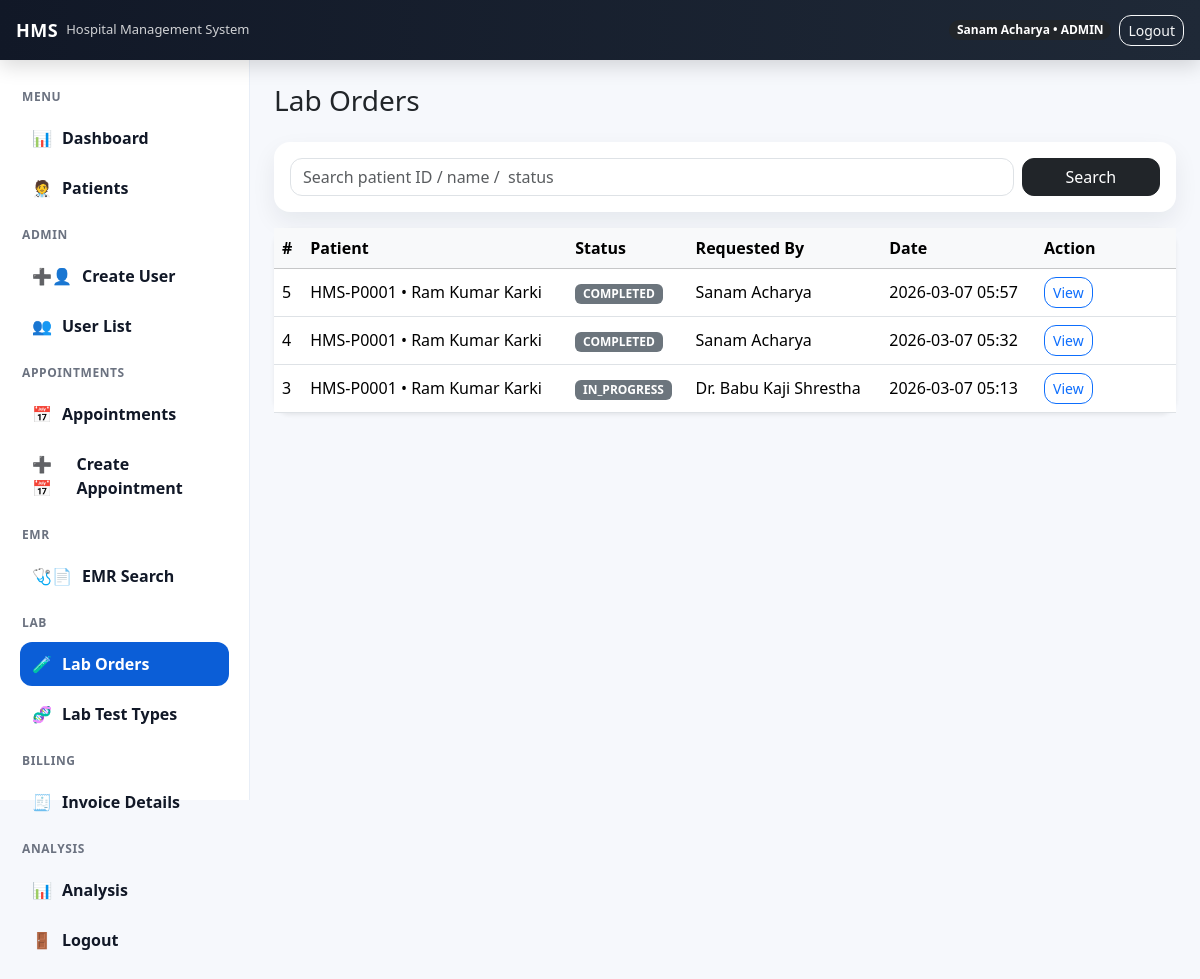
Screenshot of /lab/orders/ (signed in) with the database file from the repository.
### accounts/models.py (models this page shows, shortened)
class User(AbstractUser):
    class Role(models.TextChoices):
        ADMIN = 'ADMIN', 'Admin'
        DOCTOR = 'DOCTOR', 'Doctor'
        NURSE = 'NURSE', 'Nurse'
        RECEPTION = 'RECEPTION', 'Reception'
        LAB = 'LAB', 'Lab'
        PHARMACY = 'PHARMACY', 'Pharmacy'
        HR = 'HR', 'HR'
        CASHIER = "CASHIER", "Cashier"
        ACCOUNTANT = "ACCOUNTANT", "Accountant"
    full_name = models.CharField(max_length=150)
    phone_number = models.CharField(max_length=20, blank=True)
    email = models.EmailField(unique=True)
    role = models.CharField(max_length=20, choices=Role.choices, default=Role.RECEPTION)
    department = models.ForeignKey(
        Department, on_delete=models.SET_NULL, null=True, blank=True
    )
    specialization = models.ForeignKey(
        "Specialization",
        on_delete=models.SET_NULL,
        null=True,
        blank=True,
        related_name="doctors"
    )

class LabOrder(models.Model):
    class Status(models.TextChoices):
        REQUESTED = "REQUESTED", "Requested"
        SAMPLE_COLLECTED = "SAMPLE_COLLECTED", "Sample Collected"
        IN_PROGRESS = "IN_PROGRESS", "In Progress"
        COMPLETED = "COMPLETED", "Completed"
        CANCELLED = "CANCELLED", "Cancelled"
    patient = models.ForeignKey("Patient", on_delete=models.CASCADE, related_name="lab_orders")
    requested_by = models.ForeignKey(settings.AUTH_USER_MODEL, on_delete=models.SET_NULL, null=True, related_name="lab_requests")
    status = models.CharField(max_length=30, choices=Status.choices, default=Status.REQUESTED)
    notes = models.TextField(blank=True, default="")
    created_at = models.DateTimeField(auto_now_add=True)
    updated_at = models.DateTimeField(auto_now_add=True)

class Patient(models.Model):
    patient_id = models.CharField(max_length=20, unique=True, editable=False)
    full_name = models.CharField(max_length=150)
    phone_number = models.CharField(max_length=20, blank=True)
    email = models.EmailField(blank=True, null=True)
    address = models.CharField(max_length=255, blank=True)
    gender = models.CharField(max_length=10, choices=[("MALE", "Male"), ("FEMALE", "Female"), ("OTHER", "Other")], blank=True)
    dob = models.DateField(blank=True, null=True)
    created_at = models.DateTimeField(auto_now_add=True)
    assigned_doctor = models.ForeignKey(
        settings.AUTH_USER_MODEL,
        on_delete=models.SET_NULL,
        null=True,
        blank=True,
        related_name="assigned_patients",
        limit_choices_to={"role": "DOCTOR"}
    )

### accounts/views.py (the view)
# urls.py: path("lab/orders/", lab_order_list_view, name="lab_order_list"),
@login_required
@roles_required("ADMIN", "RECEPTION", "DOCTOR", "NURSE", "LAB")
def lab_order_list_view(request):
    q = (request.GET.get("q") or "").strip()
    orders = LabOrder.objects.select_related("patient", "requested_by").order_by("-id")
    if request.user.role in ["DOCTOR", "NURSE"]:
        orders = orders.filter(patient__assigned_doctor=request.user)
    if q:
        orders = orders.filter(
            Q(patient__patient_id__icontains=q) |
            Q(patient__full_name__icontains=q) |
            Q(status__icontains=q)
        )
    return render(request, "accounts/lab_order_list.html", {"orders": orders, "q": q})

### templates/accounts/lab_order_list.html
{% extends "base.html" %}
{% block content %}
<div class="d-flex justify-content-between align-items-center mb-3">
    <h3 calss="fw-bold mb-0">Lab Orders</h3>
</div>
<form method="get" class="card p-3 mb-3">
    <div class="row g-2">
        <div class="col-md-10">
            <input class="form-control" name="q" value="{{ q }}" placeholder="Search patient ID / name /  status">
        </div>
        <div class="col-md-2 d-grid">
            <button class="btn btn-dark">Search</button>
        </div>
    </div>
</form>
<div class="card shadow-sm">
    <div class="table-responsive">
        <table class="table table-hover mb-0 align-middle">
            <thead class="table-light">
                <tr>
                    <th>#</th>
                    <th>Patient</th>
                    <th>Status</th>
                    <th>Requested By</th>
                    <th>Date</th>
                    <th style="width:140px;">Action</th>
                </tr>
            </thead>
            <tbody>
                {% for o in orders %}
                    <tr>
                        <td>{{ o.id }}</td>
                        <td>{{ o.patient.patient_id }} • {{ o.patient.full_name }}</td>
                        <td><span class="badge text-bg-secondary">{{ o.status }}</span></td>
                        <td>{{ o.requested_by.full_name|default:"-"}}</td>
                        <td>{{ o.created_at|date:"Y-m-d H:i" }}</td>
                        <td><a class="btn btn-sm btn-outline-primary" href="{% url 'lab_order_detail' o.id %}">View</a></td>
                    </tr>
                {% empty %}
                    <tr><td colspan="6" class="text-center text-muted py-4">No lab orders.</td></tr>
                {% endfor %}
            </tbody>
        </table>
    </div>
</div>
{% endblock %}

### templates/base.html (shortened to what this page needs)
{% load static %}
<!doctype html>
<html lang="en">
<head>
  <link href="https://cdn.jsdelivr.net/npm/bootstrap@5.3.3/dist/css/bootstrap.min.css" rel="stylesheet">
  <link rel="stylesheet" href="{% static 'css/style.css' %}">
</head>
<body class="hms-body">
  <header class="hms-topbar">
    <div class="container-fluid d-flex align-items-center justify-content-between px-3">
      <div class="d-flex align-items-center gap-2">
        <div class="hms-brand">HMS</div>
        <span class="hms-subtitle">Hospital Management System</span>
      </div>
      <div class="d-flex align-items-center gap-2">
        {% if user.is_authenticated %}
          <span class="badge rounded-pill text-bg-dark">
            {{ user.full_name }} • {{ user.role }}
          </span>
          <a class="btn btn-sm btn-outline-light" href="{% url 'logout' %}">Logout</a>
        {% else %}
          <a class="btn btn-sm btn-outline-light" href="{% url 'login' %}">Login</a>
        {% endif %}
      </div>
    </div>
  </header>
  <div class="hms-layout">
    {% if user.is_authenticated %}
      {% include "partials/sidebar.html" %}
    {% endif %}
    <main class="hms-main">
      <div class="container-fluid p-4">
        {% block content %}{% endblock %}
      </div>
    </main>
  </div>
</body>
</html>

### static/css/style.css (style rules this page uses)
html, body { height: 100%; }
.hms-body { background: #f6f8fc; margin: 0; font-family: system-ui, -apple-system, Segoe UI, Roboto, Arial, sans-serif; padding-top: 60px; }
.hms-topbar { height: 60px; background: linear-gradient(90deg, #111827, #1f2937); color: #fff; display: flex; align-items: center; position: fixed; top: 0; left: 0; right: 0; z-index: 9999; box-shadow: 0 6px 20px rgba(0,0,0,0.15); }
.hms-brand { font-weight: 800; letter-spacing: 0.5px; font-size: 18px; }
.hms-subtitle { font-size: 13px; opacity: 0.8; }
.hms-layout { display: flex; min-height: 100vh; }
.hms-main { flex: 1; height: calc(100vh - 60px); overflow: auto; }
.card { border: 0; border-radius: 16px; box-shadow: 0 10px 25px rgba(16, 24, 40, 0.07); }
.btn { border-radius: 12px; }
.form-control { border-radius: 12px; }

### rows the page displays
User: full_name "Sanam Acharya", role "ADMIN"
LabOrder: id "5", patient.patient_id "HMS-P0001", patient.full_name "Ram Kumar Karki", status "COMPLETED", requested_by.full_name "Sanam Acharya", created_at "2026-03-07 05:57"
LabOrder: id "4", patient.patient_id "HMS-P0001", patient.full_name "Ram Kumar Karki", status "COMPLETED", requested_by.full_name "Sanam Acharya", created_at "2026-03-07 05:32"
LabOrder: id "3", patient.patient_id "HMS-P0001", patient.full_name "Ram Kumar Karki", status "IN_PROGRESS", requested_by.full_name "Dr. Babu Kaji Shrestha", created_at "2026-03-07 05:13"
